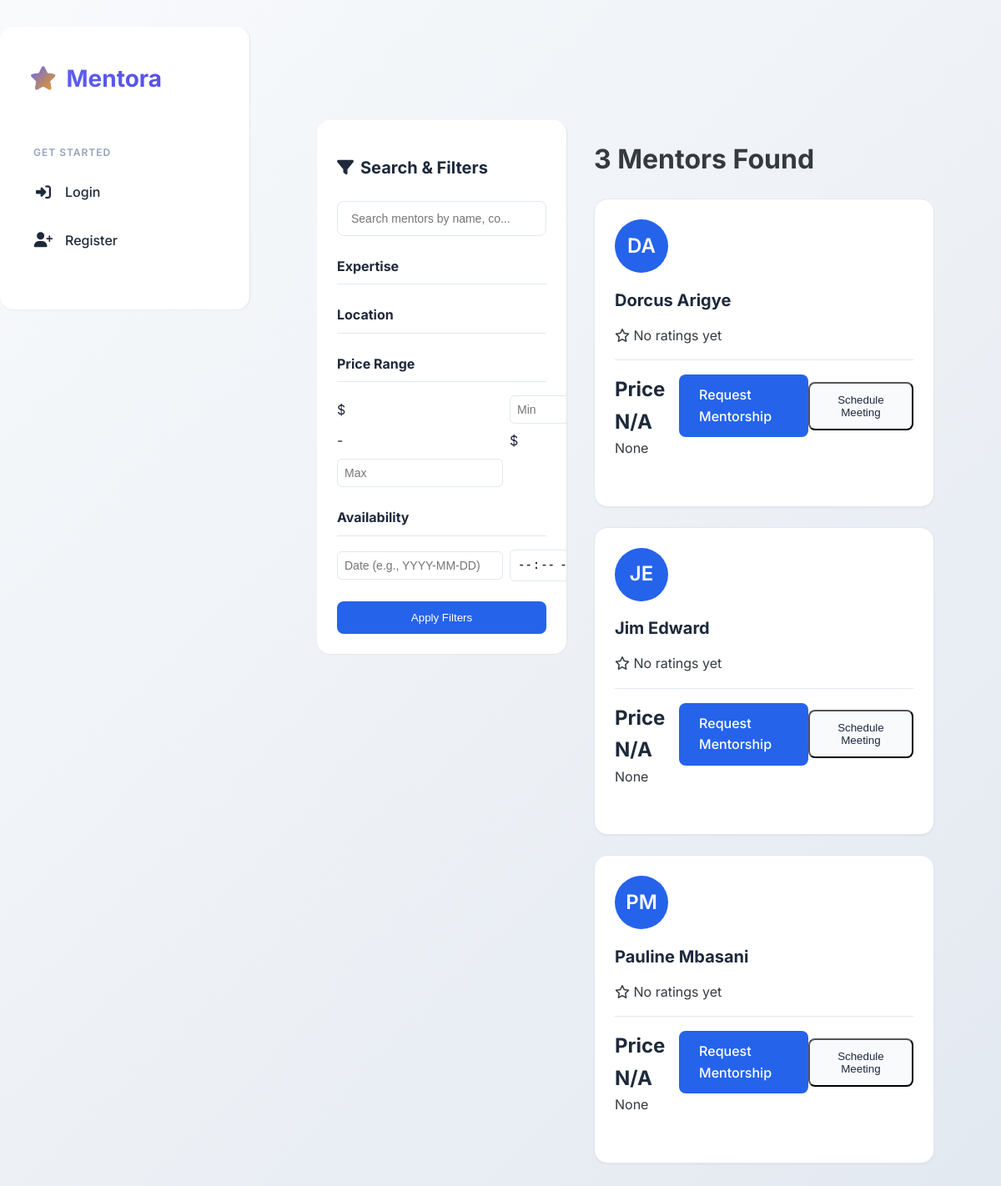
/mentors/, run on the app's committed database.
### mentorship/models.py (models this page shows, shortened)
class Mentor(models.Model):
    user = models.OneToOneField(User, on_delete=models.CASCADE)
    location = models.CharField(max_length=255, blank=True, null=True)
    expertise = models.ManyToManyField(Interest, related_name='mentors', blank=True)
    title = models.CharField(max_length=255, blank=True, null=True)
    company = models.CharField(max_length=255, blank=True, null=True)
    rating = models.DecimalField(max_digits=2, decimal_places=1, blank=True, null=True)
    reviews_count = models.IntegerField(default=0)
    price_per_session = models.DecimalField(max_digits=6, decimal_places=2, blank=True, null=True)
    experience_years = models.IntegerField(blank=True, null=True)
    availability = models.CharField(max_length=255, blank=True, null=True)
    STATUS_CHOICES = [
        ('AVAILABLE', 'Available for Mentorship'),
        ('BUSY', 'Currently Busy'),
        ('OFFLINE', 'Offline'),
    ]
    availability_status = models.CharField(
        max_length=20,
        choices=STATUS_CHOICES,
        default='AVAILABLE',
    )
    available_date=models.DateTimeField(blank=True, null=True)
    availabile_time=models.DateTimeField(blank=True, null=True)
    bio = models.TextField(blank=True, null=True)
    profile_picture = models.ImageField(upload_to='mentor_pics/', blank=True, null=True)

### mentorship/views.py (the view)
# urls.py: path('', views.mentor_list, name='mentor_list'),
def mentor_list(request):
    mentors = Mentor.objects.select_related('user').prefetch_related('expertise').all()
    search_query = request.GET.get('q')
    filter_expertise = request.GET.get('expertise')
    filter_location = request.GET.get('location')
    min_price = request.GET.get('min_price')
    max_price = request.GET.get('max_price')
    available_date = request.GET.get('available_date') # For future date filtering
    available_time = request.GET.get('available_time') # For future time filtering
    if search_query:
        mentors = mentors.filter(
            Q(user__first_name__icontains=search_query) |
            Q(user__last_name__icontains=search_query) |
            Q(company__icontains=search_query)
        ).distinct() # Use distinct to avoid duplicates if a mentor matches multiple search terms
    if filter_expertise:
        mentors = mentors.filter(expertise__name__iexact=filter_expertise).distinct()
    if filter_location:
        mentors = mentors.filter(location__iexact=filter_location).distinct()
    if min_price:
        try:
            min_price = float(min_price)
            mentors = mentors.filter(price_per_session__gte=min_price)
        except ValueError:
            messages.error(request, "Invalid minimum price provided.")
    if max_price:
        try:
            max_price = float(max_price)
            mentors = mentors.filter(price_per_session__lte=max_price)
        except ValueError:
            messages.error(request, "Invalid maximum price provided.")
    if available_date:
        mentors = mentors.filter(availability__icontains=available_date).distinct()
        messages.info(request, "Availability filtering by date is or placeholder.")
    if available_time:
        mentors = mentors.filter(availability__icontains=available_time).distinct()
        messages.info(request, "Availability filtering by time is our placeholder.")
    mentors = mentors.order_by('user__first_name', 'user__last_name')
    all_expertise_options = Interest.objects.filter(mentors__isnull=False).distinct().order_by('name')
    all_location_options = Mentor.objects.values_list('location', flat=True).distinct().exclude(location__isnull=True).exclude(location='').order_by('location')
    context = {
        'mentors': mentors,
        'all_expertise_options': all_expertise_options,
        'all_location_options': all_location_options,
        'current_q': search_query or '',
        'current_expertise': filter_expertise or '',
        'current_location': filter_location or '',
        'current_min_price': request.GET.get('min_price', ''),
        'current_max_price': request.GET.get('max_price', ''),
        'current_available_date': request.GET.get('available_date', ''),
        'current_available_time': request.GET.get('available_time', ''),
    }
    return render(request, 'mentorship/mentor_list.html', context)

### mentorship/templates/mentorship/mentor_list.html (shortened to what this page needs)
{% extends 'mentorship/base.html' %}
{% block content %}
    <div class="main-content">
        <div class="sidebar">
            <h2><i class="fas fa-filter"></i> Search & Filters</h2>
            <form method="get" action="{% url 'mentor_list' %}">
                <div class="search-bar">
                    <input type="text" name="q" placeholder="Search mentors by name, co..." value="{{ current_q }}">
                </div>
                <div class="filter-section">
                    <h3>Expertise</h3>
                </div>
                <div class="filter-section">
                    <h3>Location</h3>
                </div>
                <div class="filter-section">
                    <h3>Price Range</h3>
                    <div class="price-inputs">
                        <span>$</span><input type="number" name="min_price" placeholder="Min" value="{{ current_min_price }}">
                        <span>-</span>
                        <span>$</span><input type="number" name="max_price" placeholder="Max" value="{{ current_max_price }}">
                    </div>
                </div>
                <div class="filter-section">
                    <h3>Availability</h3>
                    <div class="availability-inputs">
                        <input type="text" name="available_date" placeholder="Date (e.g., YYYY-MM-DD)" value="{{ current_available_date }}">
                        <input type="time" name="available_time" placeholder="Time" value="{{ current_available_time }}">
                    </div>
                </div>
                <button type="submit">Apply Filters</button>
            </form>
        </div>
        <div class="mentor-list-container">
            <h1>{{ mentors|length }} Mentors Found</h1>
            {% if mentors %}
                {% for mentor in mentors %}
                    <div class="mentor-card">
                        <div class="mentor-avatar">
                            {% if mentor.user.first_name and mentor.user.last_name %}
                                {{ mentor.user.first_name|first }}{{ mentor.user.last_name|first }}
                            {% else %}
                                {{ mentor.user.username|first }}
                            {% endif %}
                        </div>
                        <div class="mentor-info">
                            <h2><a href="{% url 'mentor_detail' pk=mentor.pk %}" style="text-decoration: none; color: inherit;">
                                {% if mentor.user.first_name and mentor.user.last_name %}
                                    {{ mentor.user.first_name }} {{ mentor.user.last_name }}
                                {% else %}
                                    {{ mentor.user.username }}
                                {% endif %}
                            </a></h2>
                            <div class="rating">
                                {% if mentor.rating %}
                                    <i class="fas fa-star"></i> {{ mentor.rating|floatformat:1 }} ({{ mentor.reviews_count }})
                                {% else %}
                                    <i class="far fa-star"></i> No ratings yet
                                {% endif %}
                            </div>
                        </div>
                        <div class="mentor-actions">
                            {% if mentor.price_per_session %}
                                <div class="price">${{ mentor.price_per_session|floatformat:0 }}<span>/session</span></div>
                            {% else %}
                                <div class="price">Price N/A</div>
                            {% endif %}
                            <a href="{% url 'request_mentorship' mentor_pk=mentor.pk %}" class="btn btn-primary">Request Mentorship</a>
                            <button class="btn btn-secondary">Schedule Meeting</button>
                        </div>
                        <div class="mentor-description">
                            {{ mentor.bio|truncatechars:150 }}
                        </div>
                    </div>
                {% endfor %}
            {% else %}
                <p style="text-align: center; color: #6c757d; padding: 50px;">No mentors found matching your criteria. Try adjusting your filters!</p>
            {% endif %}
        </div>
    </div>
{% endblock %}

### mentorship/templates/mentorship/base.html (style rules this page uses)
:root { --primary-color: #6366f1; --primary-dark: #4f46e5; --primary-light: #a5b4fc; --secondary-color: #64748b; --accent-color: #f59e0b; --background-light: #f8fafc; --background-dark: #0f172a; --surface: #ffffff; --surface-hover: #f1f5f9; --text-dark: #1e293b; --text-light: #64748b; --text-muted: #94a3b8; --border: #e2e8f0; --border-dark: #334155; --success: #10b981; --error: #ef4444; --warning: #f59e0b; --info: #3b82f6; --shadow-sm: 0 1px 2px 0 rgb(0 0 0 / 0.05); --shadow-md: 0 4px 6px -1px rgb(0 0 0 / 0.1), 0 2px 4px -1px rgb(0 0 0 / 0.06); --shadow-lg: 0 10px 15px -3px rgb(0 0 0 / 0.1), 0 4px 6px -2px rgb(0 0 0 / 0.05); --transition: all 0.3s cubic-bezier(0.4, 0, 0.2, 1); --border-radius: 12px; --sidebar-width: 280px; }
* { box-sizing: border-box; }
body { font-family: 'Inter', -apple-system, BlinkMacSystemFont, sans-serif; margin: 0; padding: 0; background: linear-gradient(135deg, #f8fafc 0%, #e2e8f0 100%); color: #1e293b; line-height: 1.6; display: flex; min-height: 100vh; font-weight: 400; }
.sidebar { width: 280px; background: linear-gradient(145deg, #ffffff 0%, #fefefe 100%); color: #1e293b; padding: 28px 24px; box-shadow: 0 10px 15px -3px rgb(0 0 0 / 0.1), 0 4px 6px -2px rgb(0 0 0 / 0.05); height: 100vh; position: fixed; top: 0; left: 0; overflow-y: auto; border-right: 1px solid #e2e8f0; z-index: 1000; transition: all 0.3s cubic-bezier(0.4, 0, 0.2, 1); }
.main-content { margin-left: var(--sidebar-width); flex-grow: 1; padding: 40px; width: calc(100% - var(--sidebar-width)); transition: all 0.3s cubic-bezier(0.4, 0, 0.2, 1); }
html { scroll-behavior: smooth; }

### mentorship/templates/mentorship/mentor_list.html (style rules this page uses)
:root { --primary-color: #2563eb; --primary-dark: #1e40af; --secondary-color: #64748b; --accent-color: #f59e0b; --background-light: #f8fafc; --text-dark: #1e293b; --text-light: #64748b; --white: #ffffff; --success: #22c55e; --error: #ef4444; --warning: #f59e0b; --info: #3b82f6; --shadow-sm: 0 1px 2px 0 rgb(0 0 0 / 0.05); --shadow-md: 0 4px 6px -1px rgb(0 0 0 / 0.1); --transition: all 0.3s ease; }
body { font-family: 'Inter', sans-serif; margin: 0; padding: 0; background-color: #f8f9fa; color: #343a40; line-height: 1.6; }
.main-content { display: flex; max-width: 1200px; margin: 2rem auto; gap: 2rem; }
.sidebar { flex: 0 0 300px; background: var(--white); border-radius: 1rem; padding: 1.5rem; box-shadow: var(--shadow-sm); height: fit-content; position: sticky; top: 2rem; }
.sidebar h2 { color: var(--text-dark); font-size: 1.25rem; margin-bottom: 1.5rem; display: flex; align-items: center; gap: 0.5rem; }
.search-bar { margin-bottom: 1.5rem; }
.search-bar input { width: 100%; padding: 0.75rem 1rem; border: 1px solid #e2e8f0; border-radius: 0.5rem; font-size: 0.875rem; transition: var(--transition); }
.filter-section { margin-bottom: 1.5rem; }
.filter-section h3 { color: var(--text-dark); font-size: 1rem; margin-bottom: 1rem; padding-bottom: 0.5rem; border-bottom: 1px solid #e2e8f0; }
.price-inputs, .availability-inputs { display: grid; grid-template-columns: auto 1fr; gap: 0.5rem; align-items: center; }
.price-inputs input, .availability-inputs input { padding: 0.5rem; border: 1px solid #e2e8f0; border-radius: 0.375rem; font-size: 0.875rem; }
button[type="submit"] { width: 100%; padding: 0.75rem; background: var(--primary-color); color: var(--white); border: none; border-radius: 0.5rem; font-weight: 500; cursor: pointer; transition: var(--transition); }
.mentor-list-container { flex: 1; }
.mentor-card { background: var(--white); border-radius: 1rem; padding: 1.5rem; margin-bottom: 1.5rem; box-shadow: var(--shadow-sm); transition: var(--transition); border: 1px solid #e2e8f0; }
.mentor-avatar { width: 4rem; height: 4rem; background: var(--primary-color); border-radius: 50%; display: flex; align-items: center; justify-content: center; color: var(--white); font-size: 1.5rem; font-weight: 600; }
.mentor-info h2 { color: var(--text-dark); font-size: 1.25rem; margin-bottom: 0.25rem; }
.mentor-actions { display: flex; justify-content: space-between; align-items: center; margin-top: 1rem; padding-top: 1rem; border-top: 1px solid #e2e8f0; }
.price { font-size: 1.5rem; font-weight: 700; color: var(--text-dark); }
.btn { padding: 0.75rem 1.5rem; border-radius: 0.5rem; font-weight: 500; text-decoration: none; transition: var(--transition); }
.btn-primary { background: var(--primary-color); color: var(--white); }
.btn-secondary { background: var(--background-light); color: var(--text-dark); }

### data on the page
Mentor: user.first_name|first "D", user.last_name|first "A", user.first_name "Dorcus", user.last_name "Arigye", shows "No ratings yet", shows "Price N/A", bio "None"
Mentor: user.first_name|first "J", user.last_name|first "E", user.first_name "Jim", user.last_name "Edward", shows "No ratings yet", shows "Price N/A", bio "None"
Mentor: user.first_name|first "P", user.last_name|first "M", user.first_name "Pauline", user.last_name "Mbasani", shows "No ratings yet", shows "Price N/A", bio "None"

### other printed values
{{ mentors|length }} "3"
